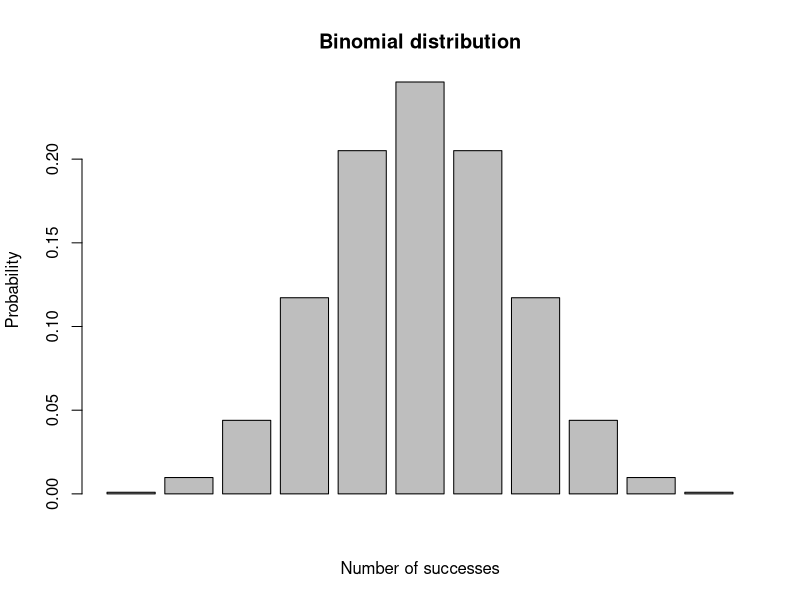

Reproduce this figure in R.
# This script plots the histogram for the binomial distribution

# Parameters (to play with)
n = 10; # number of coin tosses
p = 0.5; # probability of head

# Initialisation
x = 0:n; # List of possible values for the number of successes (row vector, x-axis)

# Main program
y = dbinom(x,n,p);
# Matlab allows x to be a vector, and spits out y of the same dimensions as x.
# Otherwise a for loop would be needed
y # Display y

# Plot
barplot(y, xlab='Number of successes', ylab='Probability')
title(main = 'Binomial distribution')